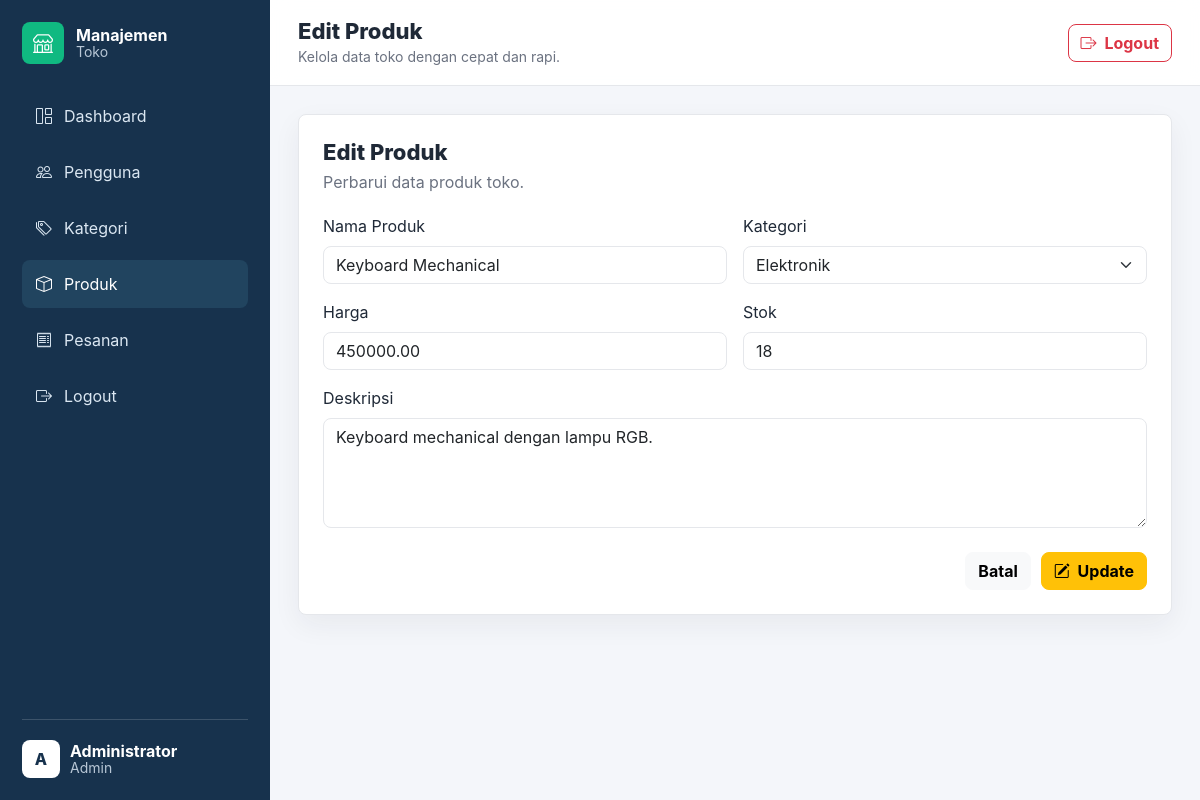
Page /pages/produk/edit.php?id=2 (signed in) on the committed database.
### tables this page shows
CREATE TABLE produk (
    id INT AUTO_INCREMENT PRIMARY KEY,
    nama_produk VARCHAR(150) NOT NULL,
    kategori_id INT NOT NULL,
    harga DECIMAL(12,2) NOT NULL DEFAULT 0,
    stok INT NOT NULL DEFAULT 0,
    deskripsi TEXT,
    created_at TIMESTAMP DEFAULT CURRENT_TIMESTAMP,
    CONSTRAINT fk_produk_kategori
        FOREIGN KEY (kategori_id) REFERENCES kategori(id)
        ON UPDATE CASCADE
        ON DELETE RESTRICT
);

CREATE TABLE kategori (
    id INT AUTO_INCREMENT PRIMARY KEY,
    nama_kategori VARCHAR(100) NOT NULL,
    deskripsi TEXT,
    created_at TIMESTAMP DEFAULT CURRENT_TIMESTAMP
);

### config/database.php (called while the page is built, shortened)
<?php
function e($value)
{
    return htmlspecialchars((string) $value, ENT_QUOTES, 'UTF-8');
}

### pages/produk/edit.php (the view, shortened to what this page needs)
<?php
require_once __DIR__ . '/../../templates/header.php';
$id = (int) ($_GET['id'] ?? 0);
$stmt = mysqli_prepare($conn, 'SELECT id, nama_produk, kategori_id, harga, stok, deskripsi FROM produk WHERE id = ?');
mysqli_stmt_bind_param($stmt, 'i', $id);
mysqli_stmt_execute($stmt);
$produk = mysqli_fetch_assoc(mysqli_stmt_get_result($stmt));
$kategoriResult = mysqli_query($conn, 'SELECT id, nama_kategori FROM kategori ORDER BY nama_kategori ASC');
require_once __DIR__ . '/../../templates/sidebar.php';
?>
<section class="form-panel">
    <div class="panel-header">
        <div>
            <h3>Edit Produk</h3>
            <p>Perbarui data produk toko.</p>
        </div>
    </div>
    <form method="post" class="row g-3">
        <div class="col-md-6">
            <label for="nama_produk" class="form-label">Nama Produk</label>
            <input type="text" name="nama_produk" id="nama_produk" class="form-control" value="<?= e($_POST['nama_produk'] ?? $produk['nama_produk']); ?>" required>
        </div>
        <div class="col-md-6">
            <label for="kategori_id" class="form-label">Kategori</label>
            <?php $selectedKategori = (int) ($_POST['kategori_id'] ?? $produk['kategori_id']); ?>
            <select name="kategori_id" id="kategori_id" class="form-select" required>
                <?php while ($kategori = mysqli_fetch_assoc($kategoriResult)): ?>
                    <option value="<?= $kategori['id']; ?>" <?= $selectedKategori === (int) $kategori['id'] ? 'selected' : ''; ?>>
                        <?= e($kategori['nama_kategori']); ?>
                    </option>
                <?php endwhile; ?>
            </select>
        </div>
        <div class="col-md-6">
            <label for="harga" class="form-label">Harga</label>
            <input type="number" name="harga" id="harga" class="form-control" min="0" step="100" value="<?= e($_POST['harga'] ?? $produk['harga']); ?>" required>
        </div>
        <div class="col-md-6">
            <label for="stok" class="form-label">Stok</label>
            <input type="number" name="stok" id="stok" class="form-control" min="0" value="<?= e($_POST['stok'] ?? $produk['stok']); ?>" required>
        </div>
        <div class="col-12">
            <label for="deskripsi" class="form-label">Deskripsi</label>
            <textarea name="deskripsi" id="deskripsi" class="form-control" rows="4"><?= e($_POST['deskripsi'] ?? $produk['deskripsi']); ?></textarea>
        </div>
        <div class="col-12 form-actions">
            <a href="<?= BASE_URL; ?>pages/produk/index.php" class="btn btn-light">Batal</a>
            <button type="submit" class="btn btn-warning">
                <i class="bi bi-pencil-square me-1"></i> Update
            </button>
        </div>
    </form>
</section>
<?php require_once __DIR__ . '/../../templates/footer.php'; ?>

### assets/css/style.css (style rules this page uses)
:root { --bg: #f4f6fa; --surface: #ffffff; --ink: #1f2937; --muted: #6b7280; --line: #e5e7eb; --primary: #2563eb; --sidebar: #17324d; --sidebar-soft: #21445f; --accent: #10b981; }
* { box-sizing: border-box; }
body { min-height: 100vh; color: var(--ink); background: var(--bg); font-family: "Inter", "Segoe UI", Arial, sans-serif; }
a { text-decoration: none; }
.welcome-section, .data-panel, .form-panel, .stat-card { background: var(--surface); border: 1px solid var(--line); border-radius: 8px; box-shadow: 0 10px 28px rgba(31, 41, 55, 0.06); }
.data-panel, .form-panel { padding: 24px; }
.panel-header { display: flex; align-items: center; justify-content: space-between; gap: 16px; margin-bottom: 20px; }
.panel-header h3 { margin: 0; font-size: 22px; font-weight: 800; }
.panel-header p { margin: 4px 0 0; color: var(--muted); }
.btn { border-radius: 8px; font-weight: 700; }
.form-control, .form-select { border-color: var(--line); border-radius: 8px; }
.form-actions { display: flex; justify-content: flex-end; gap: 10px; padding-top: 8px; }

### rows in the picture
produk: nama_produk "Keyboard Mechanical", kategori_id "Elektronik", harga "450000.00", stok "18", deskripsi "Keyboard mechanical dengan lampu RGB."

### other values in the picture
substr($currentUser['nama'], 0, 1) "A"
$currentUser['nama'] "Administrator"
$currentUser['role'] "Admin"
$pageTitle "Edit Produk"
